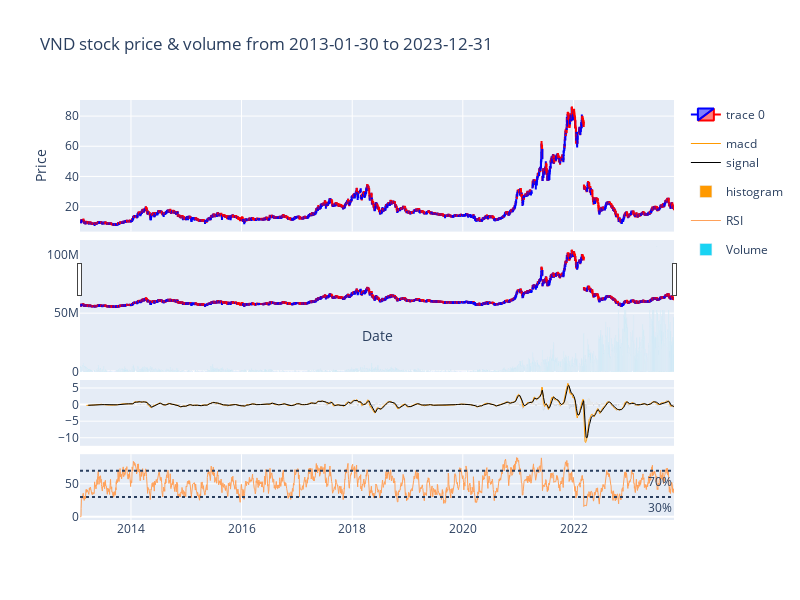

Notebook code for this chart:
### Code cell
from vnquant import plot as pl

start="2013-01-30"
end="2023-12-31"

pl.vnquant_candle_stick(
    data='VND',
    title=f'VND symbol from {start} to {end}',
    xlab='Date', ylab='Price',
    start_date= start,
    end_date=end,
    data_source='VND',
    show_advanced=['volume', 'macd', 'rsi']
)

### Figure 1 — Plotly figure (JSON) as saved in the notebook; plotly's stock layout.template omitted (floating-point values rounded to 4 significant figures; data arrays with more than 128 entries replaced by an {"elided": "..."} marker saying what was removed)
{"data": [{"close": {"elided": "2668 float values"}, "decreasing": {"line": {"color": "red"}}, "high": {"elided": "2668 float values"}, "increasing": {"line": {"color": "blue"}}, "low": {"elided": "2668 float values"}, "open": {"elided": "2668 float values"}, "type": "candlestick", "x": {"elided": "2668 str values"}, "xaxis": "x", "yaxis": "y"}, {"legendgroup": "2", "line": {"color": "#ff9900", "width": 1}, "name": "macd", "showlegend": true, "type": "scatter", "x": {"elided": "2668 str values"}, "xaxis": "x3", "y": {"elided": "2668 float values"}, "yaxis": "y3"}, {"legendgroup": "2", "line": {"color": "#000000", "width": 1}, "name": "signal", "showlegend": true, "type": "scatter", "x": {"elided": "2668 str values"}, "xaxis": "x3", "y": {"elided": "2668 float values"}, "yaxis": "y3"}, {"marker": {"color": {"elided": "2668 str values"}}, "name": "histogram", "type": "bar", "x": {"elided": "2668 str values"}, "xaxis": "x3", "y": {"elided": "2668 float values"}, "yaxis": "y3"}, {"line": {"width": 1}, "name": "RSI", "type": "scatter", "x": {"elided": "2668 str values"}, "xaxis": "x4", "y": {"elided": "2668 float values"}, "yaxis": "y4"}, {"name": "Volume", "type": "bar", "x": {"elided": "2668 str values"}, "xaxis": "x2", "y": {"elided": "2668 int values"}, "yaxis": "y2"}], "layout": {"annotations": [{"showarrow": false, "text": "70%", "x": 1, "xanchor": "right", "xref": "x4 domain", "y": 70, "yanchor": "top", "yref": "y4"}, {"showarrow": false, "text": "30%", "x": 1, "xanchor": "right", "xref": "x4 domain", "y": 30, "yanchor": "top", "yref": "y4"}], "height": 600, "shapes": [{"line": {"dash": "dot"}, "type": "line", "x0": 0, "x1": 1, "xref": "x4 domain", "y0": 70, "y1": 70, "yref": "y4"}, {"line": {"dash": "dot"}, "type": "line", "x0": 0, "x1": 1, "xref": "x4 domain", "y0": 30, "y1": 30, "yref": "y4"}], "showlegend": true, "title": {"text": "VND stock price & volume from 2013-01-30 to 2023-12-31"}, "width": 800, "xaxis": {"anchor": "y", "domain": [0, 1], "matches": "x4", "showticklabels": false, "title": {"text": "Date"}}, "xaxis2": {"anchor": "y2", "domain": [0, 1], "matches": "x4", "showticklabels": false}, "xaxis3": {"anchor": "y3", "domain": [0, 1], "matches": "x4", "showticklabels": false}, "xaxis4": {"anchor": "y4", "domain": [0, 1]}, "yaxis": {"anchor": "x", "domain": [0.6867, 1.0], "title": {"text": "Price"}}, "yaxis2": {"anchor": "x2", "domain": [0.3533, 0.6667]}, "yaxis3": {"anchor": "x3", "domain": [0.1767, 0.3333]}, "yaxis4": {"anchor": "x4", "domain": [0, 0.1567]}}}
